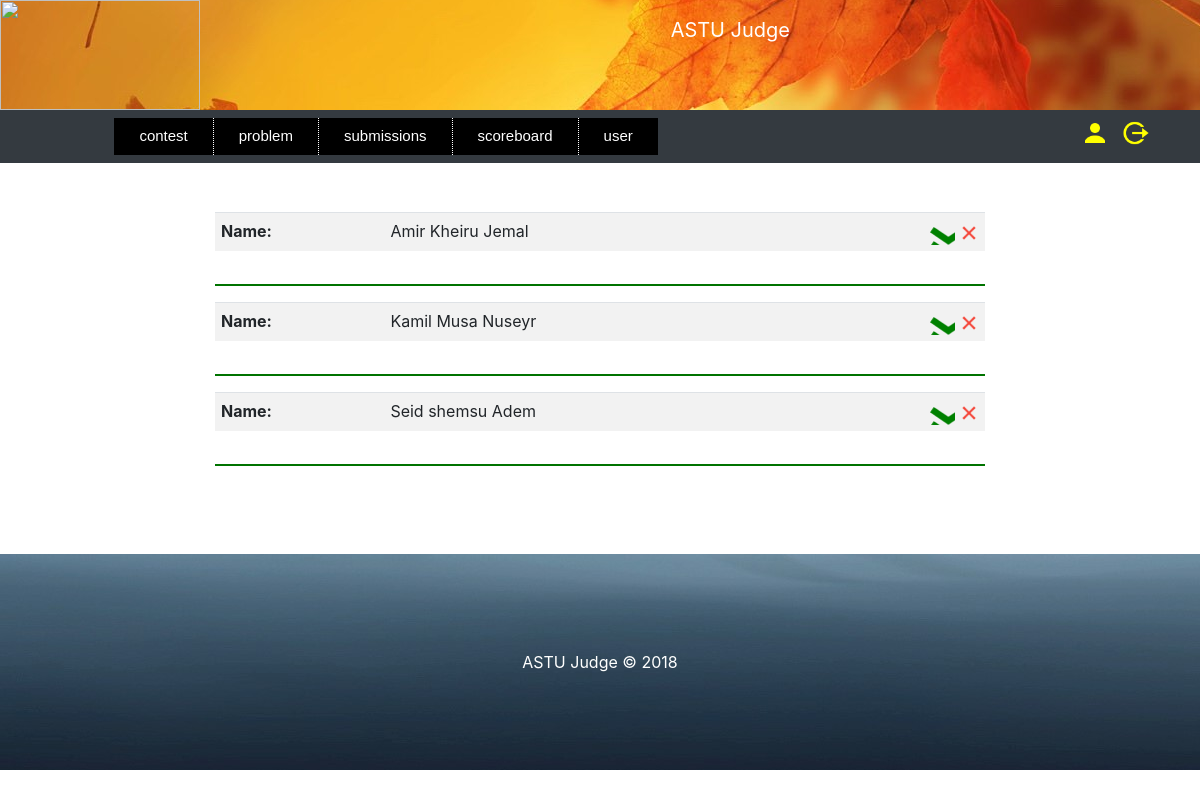
Screenshot of /admin-view-user/ (signed in) with the database file from the repository.
### judge/models.py (models this page shows, shortened)
class User(models.Model):
    name = models.CharField(max_length=200, help_text='Enter user Name')
    middle_name = models.CharField(max_length=200)
    last_name = models.CharField(max_length=200)
    phone_regex = RegexValidator(
        regex=r'^\+?1?\d{10,15}$',
        message='Phone number must be entered in the format : 0987654321 or +251987654321 up to 15 digits allowed'
    )
    phone = models.CharField(validators=[phone_regex], max_length=15, blank=True)
    email = models.EmailField()
    password_regex = RegexValidator(
        regex=r'^\S{6,1024}',
        message='password must be at least 6 character'
    )
    password = models.CharField(validators=[password_regex], max_length=1024)
    sex = models.CharField(max_length=200, choices=(('male', 'male'), ('female', 'female')))
    photo = models.ImageField(blank=True, upload_to='', default='null.png')
    campus = models.ForeignKey(Campus, on_delete=models.CASCADE, blank=True)
    register_date = models.DateField()
    def image_tag(self):
        return mark_safe('<img src="%s" width="150" height="150"/>' % self.photo.url)
    image_tag.short_description = 'Photo'
    image_tag.allow_tags = True

### judge/views.py (the view)
# urls.py: path('admin-view-user/', views.user_view_by_admin, name='user_view_by_admin'),
def user_view_by_admin(request):
    admin_email = request.session.get('admin_auth')
    contest = admin_view_contest_form(request, admin_email)
    if admin_email:
        admin = Admin.objects.get(email=admin_email)
        user = User.objects.filter(campus=admin.campus)
        user = sorted(user, key=lambda x: x.name, reverse=False)
        for i in user:
            i.image = "Images/" + str(i.photo)
        return render(request, 'webpages/user_view_by_admin.html', {'user': user, 'contest': contest})
    else:
        raise Http404("You are not logged in")

### judge/views.py (called while the page is built)
def admin_view_contest_form(request, email):
    admin = Admin.objects.get(email=email)
    utc = pytz.UTC
    date = utc.localize(datetime.now())
    contest_id = request.session.get('admin_contest')
    contest = Contest.objects.filter(campus=admin.campus, active_time__lt=date, deactivate_time__gt=date,
                                     enable='yes').order_by('start_time')
    for i in contest:
        if contest_id == str(i.id):
            i.selected = 'yes'
        else:
            i.selected = 'no'
    return contest

### judge/templates/webpages/user_view_by_admin.html (shortened to what this page needs)
<!DOCTYPE html>
<html lang="en">
    <head class="header-site">
        {% load static %}
        {% load filter %}
        {% load widget_tweaks %}
            {% include "webpages/admin_homepage.html" %}
        <link rel="stylesheet" href="{% static 'files/bootstrap/css/bootstrap.css' %}"  type="text/css" >
        <link rel="stylesheet" href="{% static 'files/style2.css' %}"  type="text/css" >
        <link rel="stylesheet" href="{% static 'files/style3.css' %}"  type="text/css" >
        <link rel="stylesheet" href="{% static 'files/style4.css' %}"  type="text/css" >
        <link rel="stylesheet" href="{% static 'files/style5.css' %}"  type="text/css" >
        <link rel="stylesheet" href="{% static 'files/style6.css' %}"  type="text/css" >
    </head>
    <body>
        {% for i in user %}
        <div class="container col-8">
                <table  class="table table-striped">
                    <tr>
                        <td style="width: 22%;"><strong>Name:</strong></td>
                        <td style="width: 50%;">{{i.name}} {{i.middle_name}}  {{i.last_name}}</td>
                        <td style="width: 28%;" align="right">
                            <input type="button"  id ="button-{{i.id}}" onclick="userFun({{i.id}})" value="" title="view detail"
                            style="width:15%;height:100%; background:transparent url({% static 'Images/expand3.png' %}) no-repeat;border:none;size:100%;cursor:pointer;">
                            <a  href="{% url 'DeleteUserConfirm' i.id %}" title="delete"> <img src="{% static 'Images/delete.png' %}" height="20" width="20"></a>
                        </td>
                    </tr>
                </table>
            </div>
            <div class="container col-8">
        </div>
        <div class="container col-8"><hr></div>
        {% endfor %}
    </body>
    <footer>
        {% include "webpages/footer.html" %}
    </footer>
</html>

### judge/static/files/style3.css (style rules this page uses)
a.butt:link, a.back:visited, { background-color: #11aa44; color: white; }
table, th, td { border: 1px solid black; }

### judge/static/files/style6.css (style rules this page uses)
.table-striped>tbody>tr>td { padding:6px; text-font:8px; }
hr { background-color: green; border-width:2px; }

### rows the page displays
User: name "Amir", middle_name "Kheiru", last_name "Jemal"
User: name "Kamil", middle_name "Musa", last_name "Nuseyr"
User: name "Seid", middle_name "shemsu", last_name "Adem"
